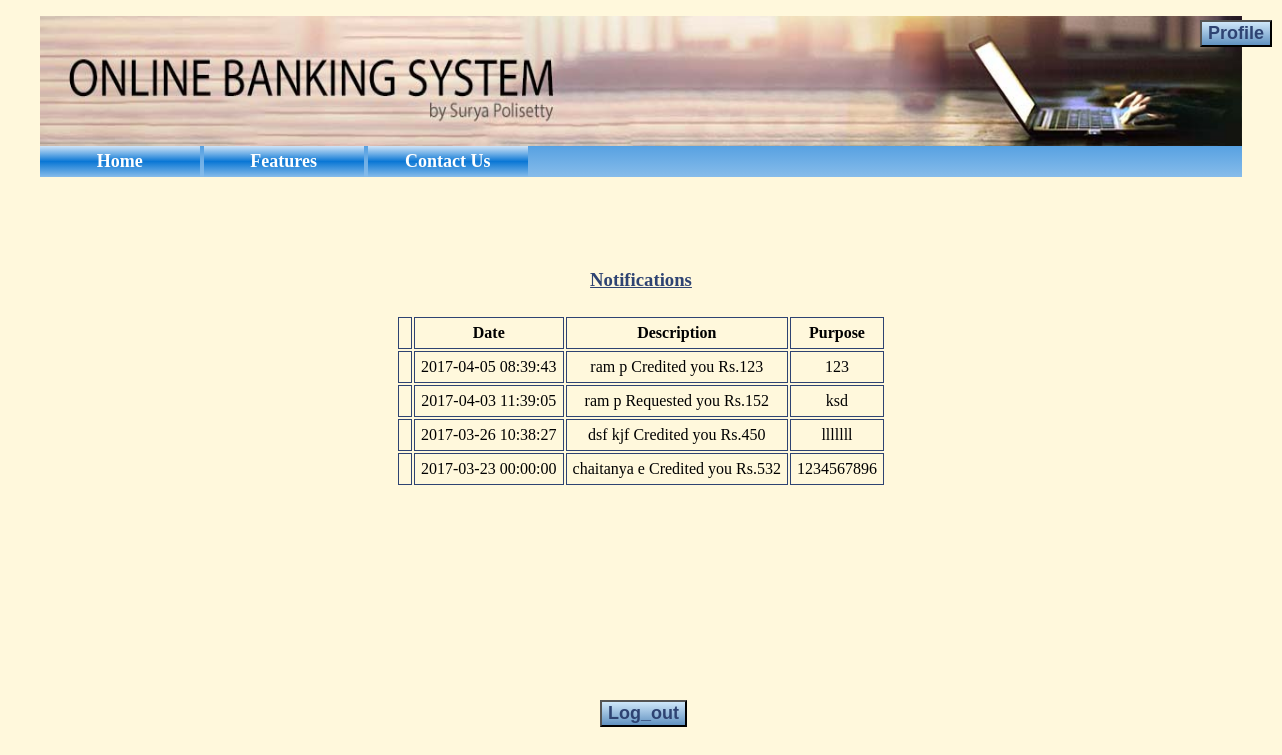
The app's page /notifications.php (signed in) with its own data.
### tables this page shows
CREATE TABLE `persons` (
  `firstname` varchar(255) DEFAULT NULL,
  `lastname` varchar(255) DEFAULT NULL,
  `mobileno` bigint(10) NOT NULL,
  `password` varchar(100) DEFAULT NULL,
  `Balance` int(11) NOT NULL,
  `lastlogin` datetime NOT NULL,
  `notificationtime` datetime NOT NULL
);

### notifications.php (the view, shortened to what this page needs)
<!DOCTYPE html>
<html>
    <head>
        <link rel="stylesheet" href="newcss.css">
    </head>
    <?php include 'header.php' ?>
<?php    include 'connection.php';
$user=$_SESSION["id"];
$sql="SELECT * FROM transactions where Receiver=$user UNION SELECT * FROM request where Receiver=$user order by time DESC";
$result=   mysqli_query($conn,$sql)  or die(mysql_error()); ?>
    <br><br><br>
    <h3 style="text-align:center;color:#2E4372;"><u>Notifications</u></h3>
    <table align="center">
                        <th></th>
                        <th>Date</th>
                        <th>Description</th>
						<th>Purpose</th>
                        <?php
                        while($rws=  mysqli_fetch_assoc($result)){
                            echo "<tr>";
							echo "<td>"."</td>";
                            echo "<td>".$rws["time"]."</td>";
							     $other=$rws["Sender"];
							     $sql1="SELECT * FROM persons where mobileno=$other";
								$result1=   mysqli_query($conn,$sql1)  or die(mysql_error());
								$rws1=  mysqli_fetch_assoc($result1);
                            if($rws["notificationtype"]=="t") {echo "<td>".$rws1["firstname"]." ".$rws1["lastname"]."  Credited you"." Rs.".$rws["amount"]."</td>"; }
                            else  {echo "<td>".$rws1["firstname"]." ".$rws1["lastname"]." Requested you"." Rs.".$rws["amount"]."</td>"; }
                             echo "<td>".$rws["purpose"]."</td>";
                            echo "</tr>";
                        } ?>
</table>
<!DOCTYPE html>
<html>
<div class="navigateprofileb">
	<form action="profile.php" method="POST">
           <button type="submit"  class="navigateprofileb">Profile</button>
</form>
          	 </div>
<div class="profilelogoutb">
	<form action="logout.php" method="POST">
           <button type="submit"  class="profilelogoutb">Log_out</button>
</form>
          	 </div>
</html>

### newcss.css (style rules this page uses)
body { background-color:#F9F6F4; background-color:#F5FAFA; font-family:verdana; }
.profilelogoutb { position:absolute; top:350px; left:300px; background: linear-gradient(to bottom, rgba(207,231,250,1) 0%,rgba(99,147,193,1) 98%,rgba(99,147,193,1) 100%); font-size:18px; color:#2E4372; border:1; font-weight: bold; cursor:pointer; }
.navigateprofileb { position:absolute; top:10px; left:600px; background: linear-gradient(to bottom, rgba(207,231,250,1) 0%,rgba(99,147,193,1) 98%,rgba(99,147,193,1) 100%); font-size:18px; color:#2E4372; border:1; font-weight: bold; cursor:pointer; }
.left_panel p,h3 { padding:6px; }
.right_panel p,h3 { padding:6px; }

### notifications.php (style rules this page uses)
.content_customer table,th,td { padding:6px; border: 1px solid #2E4372; border-collapse: collapse; text-align: center; }

### records on screen
persons: firstname "ram", lastname "p"
persons: firstname "dsf", lastname "kjf"
persons: firstname "chaitanya", lastname "e"

### other values on screen
$rws["time"] "2017-04-05 08:39:43"
$rws["amount"] "123"
$rws["purpose"] "123"
$rws["time"] "2017-04-03 11:39:05"
$rws["amount"] "152"
$rws["purpose"] "ksd"
$rws["time"] "2017-03-26 10:38:27"
$rws["amount"] "450"
$rws["purpose"] "lllllll"
$rws["time"] "2017-03-23 00:00:00"
$rws["amount"] "532"
$rws["purpose"] "1234567896"
